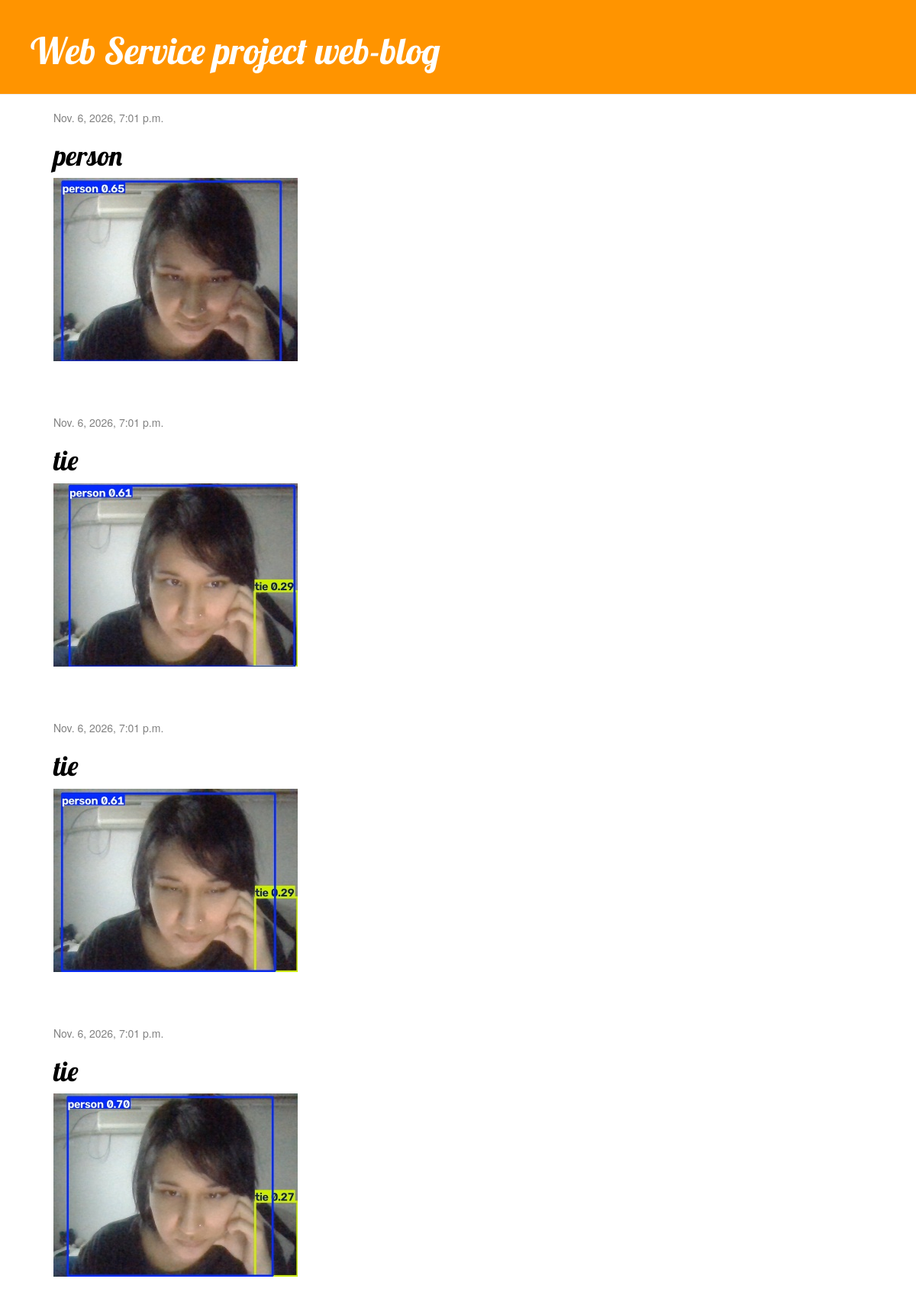
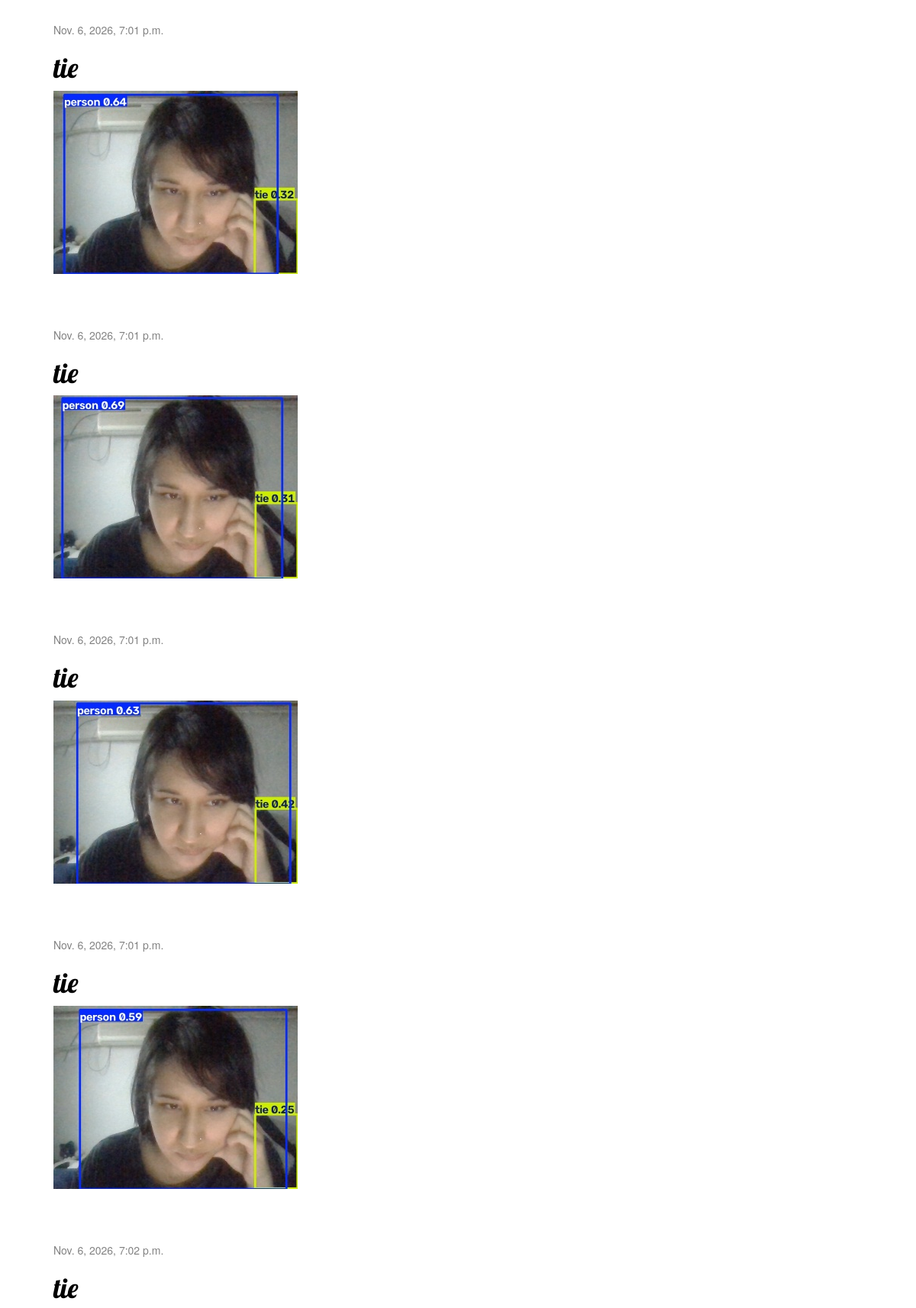
The page / (upper part) on the database its author committed (2 pictures, top to bottom).
### blog/models.py (models this page shows, shortened)
class Post(models.Model):
    author = models.ForeignKey('auth.User', on_delete=models.CASCADE)
    title = models.CharField(max_length=200)
    text = models.TextField()
    created_date = models.DateTimeField(default=timezone.now)
    published_date = models.DateTimeField(blank=True, null=True)
    image = models.ImageField(upload_to='images/%Y/%m/%d/', default='images/default_error.png')

### blog/views.py (the view)
# urls.py: path('', views.post_list, name='post_list'),
def post_list(request):
    posts = Post.objects.filter(
        published_date__lte=timezone.now()
    ).order_by('published_date')
    return render(request, 'blog/post_list.html', {'posts': posts})

### blog/templates/blog/post_list.html
{% extends 'blog/base.html' %}
{% block content %}
    {% for post in posts %}
    <div class="post">
        <div class="date">
            {{ post.published_date }}
        </div>
        <h1><a href="{% url 'post_detail' pk=post.pk %}">{{ post.title }}</a></h1>
        <img src="{{ post.image.url }}" class="rounded intruder-image-list" alt="{{post.title}}">
    </div>
    {% endfor %}
{% endblock %}

### blog/templates/blog/base.html (shortened to what this page needs)
{% load static %}
<!DOCTYPE html>
<html>
<head>
    <link rel="stylesheet" href="//maxcdn.bootstrapcdn.com/bootstrap/3.2.0/css/bootstrap.min.css">
    <link rel="stylesheet" href="//maxcdn.bootstrapcdn.com/bootstrap/3.2.0/css/bootstrap-theme.min.css">
    <link rel="stylesheet" href="{% static 'css/blog.css' %}">
</head>
<body>
    <div class="page-header">
        <h1><a href="/">Web Service project web-blog</a></h1>
    </div>
    <div class="content container">
        <div class="row">
            <div class="col-md-8">
                {% block content %}
                {% endblock %}
            </div>
        </div>
    </div>
</body>
</html>

### blog/static/css/blog.css (style rules this page uses)
h1 a { color: #FCA205; font-family: 'Lobster'; }
body { padding-left: 15px; }
.page-header { background-color: #ff9400; margin-top: 0; margin-left: -15px; padding: 20px 20px 20px 40px; }
.page-header h1, .page-header h1 a, .page-header h1 a:visited, .page-header h1 a:active { color: #ffffff; font-size: 36pt; text-decoration: none; }
.content { margin-left: 40px; }
h1, h2, h3, h4 { font-family: 'Lobster', cursive; }
.date { color: #828282; }
.post { margin-bottom: 70px; }
.post h1 a, .post h1 a:visited { color: #000000; }
.intruder-image-list { object-fit: cover; }

### rows shown on the page
Post: published_date "Nov. 6, 2026, 7:01 p.m.", title "person", image (picture)
Post: published_date "Nov. 6, 2026, 7:01 p.m.", title "tie", image (picture)
Post: published_date "Nov. 6, 2026, 7:01 p.m.", title "tie", image (picture)
Post: published_date "Nov. 6, 2026, 7:01 p.m.", title "tie", image (picture)
Post: published_date "Nov. 6, 2026, 7:01 p.m.", title "tie", image (picture)
Post: published_date "Nov. 6, 2026, 7:01 p.m.", title "tie", image (picture)
Post: published_date "Nov. 6, 2026, 7:01 p.m.", title "tie", image (picture)
Post: published_date "Nov. 6, 2026, 7:01 p.m.", title "tie", image (picture)
Post: published_date "Nov. 6, 2026, 7:02 p.m.", title "tie"
